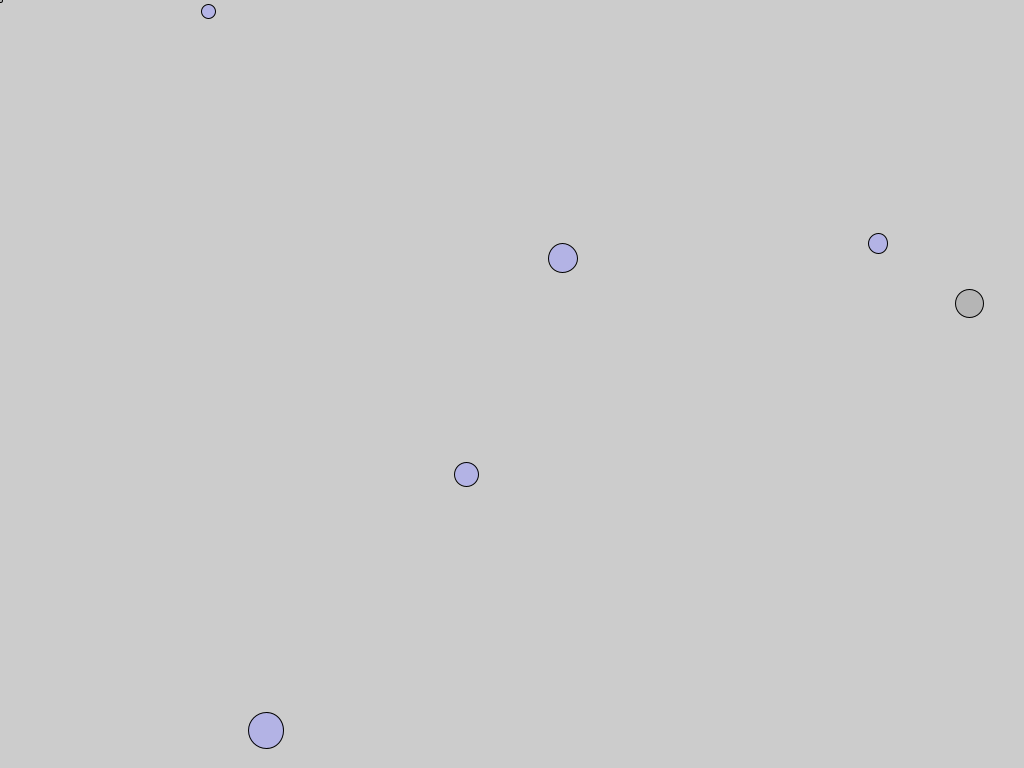
Frame 1 (no input)
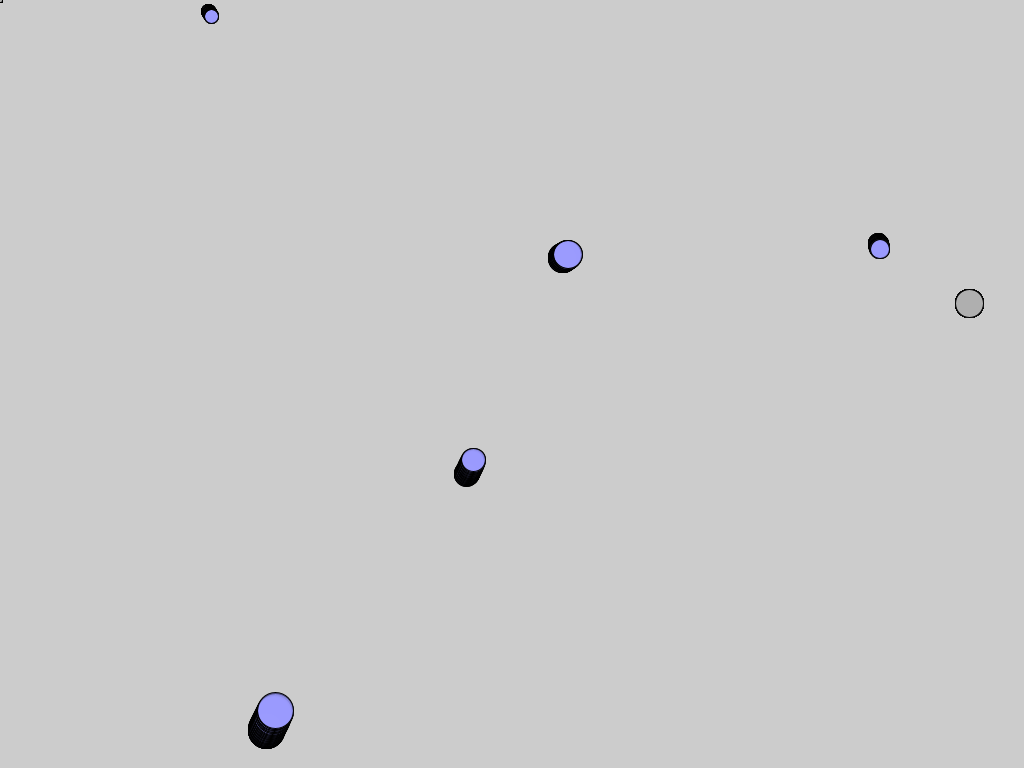
Frame 60 (the mouse pressed at the canvas centre just before this capture)
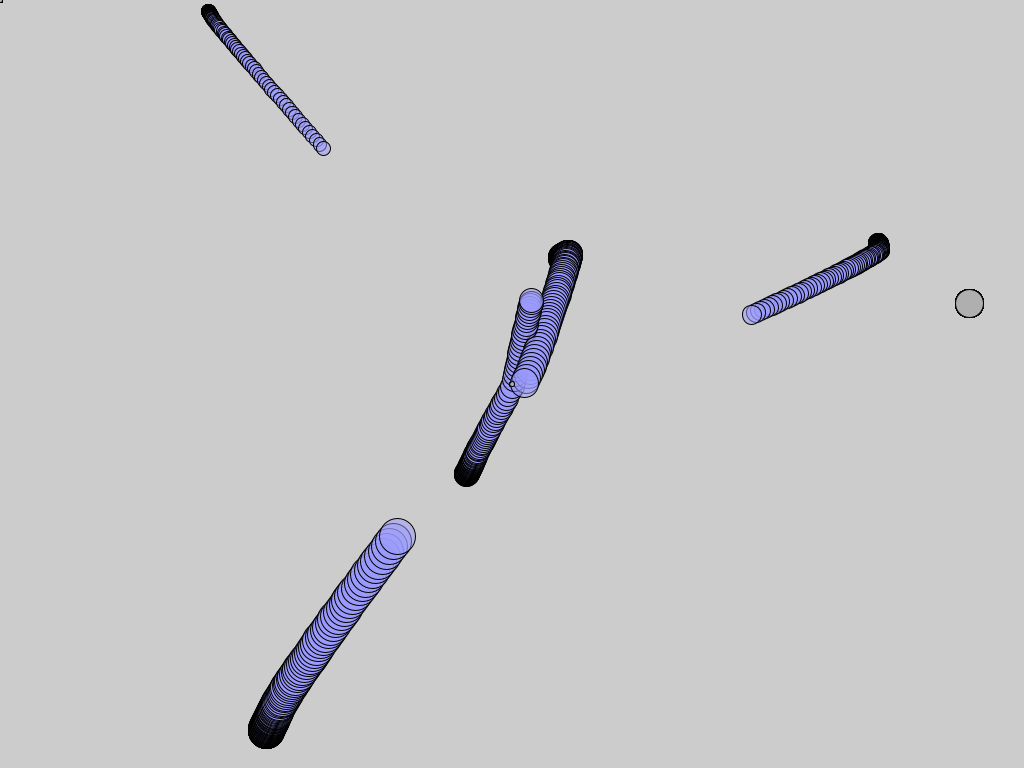
Frame 120 (the mouse held since frame 60 and released just before this capture)

The Processing sketch that drew these frames (run headless with seeded random() and noise(); from frame 60 on, the mouse is pressed at the canvas centre):

// Processing sketch: Gravity
// ── Gravity.pde
Mover[] movers = new Mover[5];
Attractor[] attractors = new Attractor[1];
MouseAttractor ma;
 
void setup() {
  
  size(1024, 768);
  
  for (int i = 0; i < movers.length; i++) {
    movers[i] = new Mover();
  }
  
  for (int i = 0; i < attractors.length; i++) {
    attractors[i] = new Attractor();
  }
  
  ma = new MouseAttractor();
  
}
 
void draw() {
  
//  background(255);
  
  for (int i = 0; i < movers.length; i++) {
    
    for (int j = 0; j < attractors.length; j++) {
      PVector f = attractors[j].attract(movers[i]);
      movers[i].applyForce(f);
    }
    
//    for (int j = 0; j < movers.length; j++) {
//      if (i != j) {
//        PVector f = movers[j].repel(movers[i]);
//        movers[i].applyForce(f);
//      }
//    }
    
    PVector f = ma.attract(movers[i]);
    movers[i].applyForce(f);
    
    movers[i].render();
  }
  
  for (int i = 0; i < attractors.length; i++) {
    attractors[i].display();
  }
  
  ma.render();
  
}

void mousePressed() {
  ma.increaseForce();
}

void mouseReleased() {
  ma.decreaseForce();
}

// ── Attractor.pde
class Attractor {
  float mass;
  PVector location;
  float G;
  
  Attractor() {
    this(random(1,5),random(width),random(height));
  }
  
  Attractor(float m, float x, float y) {
    location = new PVector(x,y);
    mass = m*10;
    G = 0.4;
    
  }

  void display() {
    stroke(0);
    fill(175,200);
    ellipse(location.x,location.y,mass*2,mass*2);
  }
  
  PVector attract(Mover m) {
    PVector force = PVector.sub(location, m.location);
    float distance = force.mag();
    distance = constrain(distance,5.0,25.0);
    force.normalize();
    float strength = (G * mass * m.mass) / (distance * distance);
    force.mult(strength);
    
    return force;
  }
  
}

// ── MouseAttractor.pde
class MouseAttractor extends Attractor{

  MouseAttractor() {
    this(random(1,5));
  }
  
  MouseAttractor(float m) {
    location = new PVector(mouseX,mouseY);
    mass = m*10;
    G = 0.4;
    
  }
  
  void increaseForce() {
    G = 5;
  }
  
  void decreaseForce() {
    G = 0.4;
  }
    
  void update() {
    location.x = mouseX;
    location.y = mouseY;
  }
  
  void display() {
    stroke(0);
    fill(175,200);
    ellipse(location.x,location.y,5,5);
  }

  void render() {
      update();
      display();
  }
  
}

// ── Mover.pde
class Mover {
  
  PVector location, velocity, acceleration;
  float diameter, topSpeed, mass;
  boolean willRender;  
  
  Mover() {
    this(random(1,5),random(width),random(height));
  }
  
  Mover(float m, float x, float y) {
    mass = m;
    location = new PVector(x,y);
    velocity = new PVector(0,0);
    acceleration = new PVector(0,0);
    willRender = true;
    diameter = mass*10;
    topSpeed = 20;
    
  }

  void applyForce(PVector force) {
    PVector f = PVector.div(force,mass);
    acceleration.add(f);
  }
  
  PVector repel(Mover m) {
    float G = 1;
    PVector force = PVector.sub(location,m.location);
    float distance = force.mag();
    distance = constrain(distance,5.0,25.0);
    force.normalize();
 
    float strength = (G * mass * m.mass) / (distance * distance);
    force.mult(strength);
    force.mult(-1);
    return force;
  }
  
  void update() {    
    velocity.add(acceleration);
    velocity.limit(topSpeed);
    location.add(velocity);
    acceleration.mult(0);
  }
  
  void display() {
    stroke(0);
    fill(155,155,255,127);
    ellipse(location.x,location.y,diameter,diameter);
  }
  
  void checkEdges() {
    if (location.x > width - diameter/2) {
      velocity.x *= -1;
      location.x = width - diameter/2;      
    } else if (location.x < diameter/2) {
      velocity.x *= -1;
      location.x = diameter/2;
    }
 
    if (location.y > height - diameter/2) {
      velocity.y *= -1;
      location.y = height - diameter/2;      
    } else if (location.y < diameter/2) {
      velocity.y *= -1;
      location.y = diameter/2;
    }
  }
  
  void render() {
    if (willRender) {
      update();
      checkEdges();
      display();
    }
  }
  
  void toggleRender() {
    if (willRender == false) {
      willRender = true;
    } else {
      willRender = false;
    }
  }
  
}
